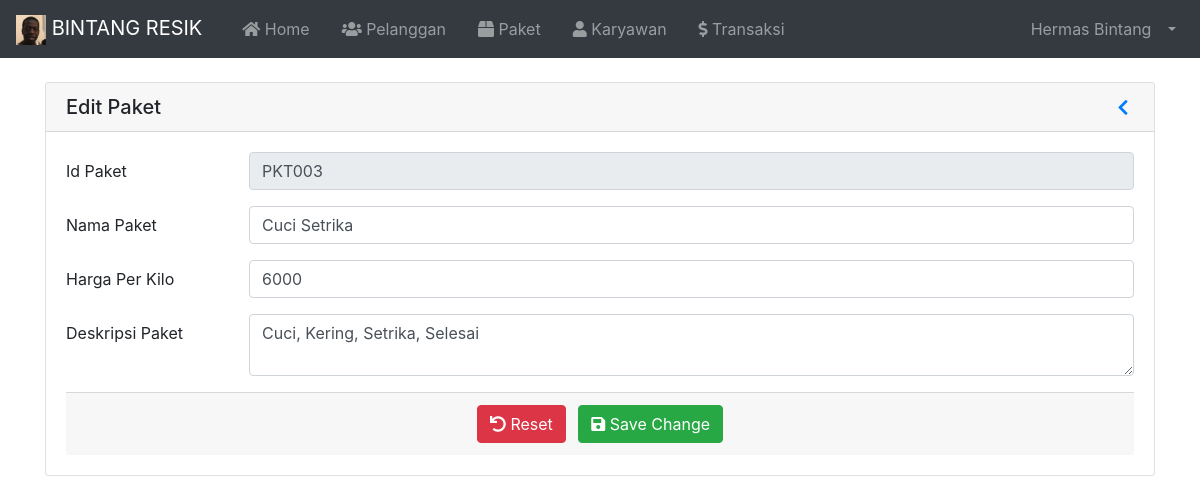
/index.php?page=EditPaket&id=PKT003 (signed in), run on the app's committed database.
### tables this page shows
CREATE TABLE `tbl_karyawan` (
  `id` int(11) NOT NULL,
  `nama` varchar(100) NOT NULL,
  `username` varchar(30) NOT NULL,
  `password` varchar(255) NOT NULL,
  `email` varchar(255) NOT NULL,
  `no_hp` varchar(20) NOT NULL,
  `alamat` varchar(100) NOT NULL,
  `catatan` varchar(255) NOT NULL,
  `image` varchar(255) NOT NULL,
  `role` varchar(20) NOT NULL
);

CREATE TABLE `tbl_paket` (
  `id` varchar(10) NOT NULL,
  `paket` varchar(100) NOT NULL,
  `harga_kilo` int(11) NOT NULL,
  `deskripsi` varchar(255) NOT NULL
);

### index.php (called while the page is built, shortened)
<?php
  require 'load/config.php';
  require 'load/function.php';
?>
<?php require_once 'header.php'; ?>
<?php require 'content.php'; ?>
<?php require_once 'footer.php'; ?>

### load/function.php (called while the page is built, shortened)
<?php
  require 'config.php';
  function viewData( $query ) {
    global $koneksi;
    $result = mysqli_query($koneksi, $query);
    if (mysqli_num_rows($result) == 1) {
      return mysqli_fetch_assoc($result);
    }
    $rows = [];
    return $rows;
  }
?>

### page/paket/editpaket.php (the view, shortened to what this page needs)
<?php
	$id = $_GET['id'];
	$data = viewData("SELECT * FROM tbl_paket WHERE id = '$id'");
?>
<div class="container container-fluid">
  <div class="card mt-4 mb-4">
		<h5 class="card-header d-flex flex-row align-items-center justify-content-between">
			<a>Edit Paket</a>
			<a href="?page=Paket" role="button" id="dropdownMenuLink" aria-haspopup="true" aria-expanded="false">
				<i class="fas fa-chevron-left fa-sm fa-fw"></i>
			</a>
		</h5>
		<div class="card-body">
        <form method="post" action="">
					<div class="form-group row">
						<label for="id" class="col-sm-2 col-form-label">Id Paket</label>
						<div class="col-sm-10">
							<input type="text" class="form-control" id="id" name="id" value="<?= $data['id']; ?>" required readonly>
						</div>
					</div>
					<div class="form-group row">
						<label for="paket" class="col-sm-2 col-form-label">Nama Paket</label>
						<div class="col-sm-10">
							<input type="text" class="form-control" id="paket" name="paket" value="<?= $data['paket']; ?>" maxlength="50" placeholder="Masukkan Nama Paket" required autofocus>
						</div>
					</div>
					<div class="form-group row">
						<label for="harga_kilo" class="col-sm-2 col-form-label">Harga Per Kilo</label>
						<div class="col-sm-10">
							<input type="text" class="form-control" id="harga_kilo" name="harga_kilo" min="1000" value="<?= $data['harga_kilo']; ?>" placeholder="Masukkan Harga Per Kilo" required>
						</div>
					</div>
					<div class="form-group row">
						<label for="deskripsi" class="col-sm-2 col-form-label">Deskripsi Paket</label>
						<div class="col-sm-10">
							<textarea type="text" class="form-control" id="deskripsi" name="deskripsi" maxlength="255" placeholder="Masukkan Deskripsi Paket" required><?= $data['deskripsi']; ?></textarea>
						</div>
					</div>
					<div class="card-footer text-center">
						<button type="reset" class="btn btn-danger mr-2"><i class="fas fa-undo"></i> Reset</button>
						<button type="submit" name="submit" class="btn btn-success"><i class="fas fa-save"></i> Save Change</button>
					</div>
				</form>
		  </div>
	</div>
</div>

### header.php (shortened to what this page needs)
<?php
  $id = $_SESSION['id'];
  $result = mysqli_query($koneksi, "SELECT * FROM tbl_karyawan WHERE id = '$id'");
  $user = mysqli_fetch_assoc($result);
?>
<!DOCTYPE html>
<html lang="en">
<head>
	<link rel="stylesheet" href="asset/vendor/bootstrap-4.5.3/css/bootstrap.min.css">
	<link rel="stylesheet" href="asset/vendor/fontawesome/css/all.min.css">
	<link rel="stylesheet" href="asset/vendor/datatables-b4/datatables.min.css">
</head>
<body>
	<nav class="navbar navbar-expand-lg navbar-dark bg-dark">
		<a class="navbar-brand" href="index.php">
			<img src="asset/img/logo.png" width="30" height="30" alt="">
			BINTANG RESIK
		</a>
		<div class="collapse navbar-collapse" id="navbarSupportedContent">
			<ul class="navbar-nav mr-auto">
				<li class="nav-item ml-3">
					<a class="nav-link" href="index.php"><i class="fas fa-home"></i> Home<span class="sr-only">(current)</span></a>
				</li>
				<li class="nav-item ml-3">
					<a class="nav-link" href="?page=Pelanggan"><i class="fas fa-users"></i> Pelanggan</a>
				</li>
				<li class="nav-item ml-3">
					<a class="nav-link" href="?page=Paket"><i class="fas fa-box"></i> Paket</a>
				</li>
				<?php if ($user['role'] == 'Admin') : ?>
				<li class="nav-item ml-3">
					<a class="nav-link" href="?page=Karyawan"><i class="fas fa-user"></i> Karyawan</a>
				</li>
				<?php endif; ?>
				<li class="nav-item ml-3">
					<a class="nav-link " href="?page=Transaksi"><i class="fas fa-dollar-sign"></i> Transaksi</a>
				</li>
			</ul>
			<ul class="navbar-nav ml-auto">
				<li class="nav-item dropdown">
					<a class="nav-link dropdown-toggle" href="#" id="userDropdown" role="button" data-toggle="dropdown"
						aria-haspopup="true" aria-expanded="false">
						<span class="mr-2 d-none d-lg-inline"><?= $user['nama']; ?></span>
					</a>
				</li>
			</ul>
		</div>
	</nav>

### data on the page
tbl_karyawan: nama "Hermas Bintang"
tbl_paket: id "PKT003", paket "Cuci Setrika", harga_kilo "6000", deskripsi "Cuci, Kering, Setrika, Selesai"
